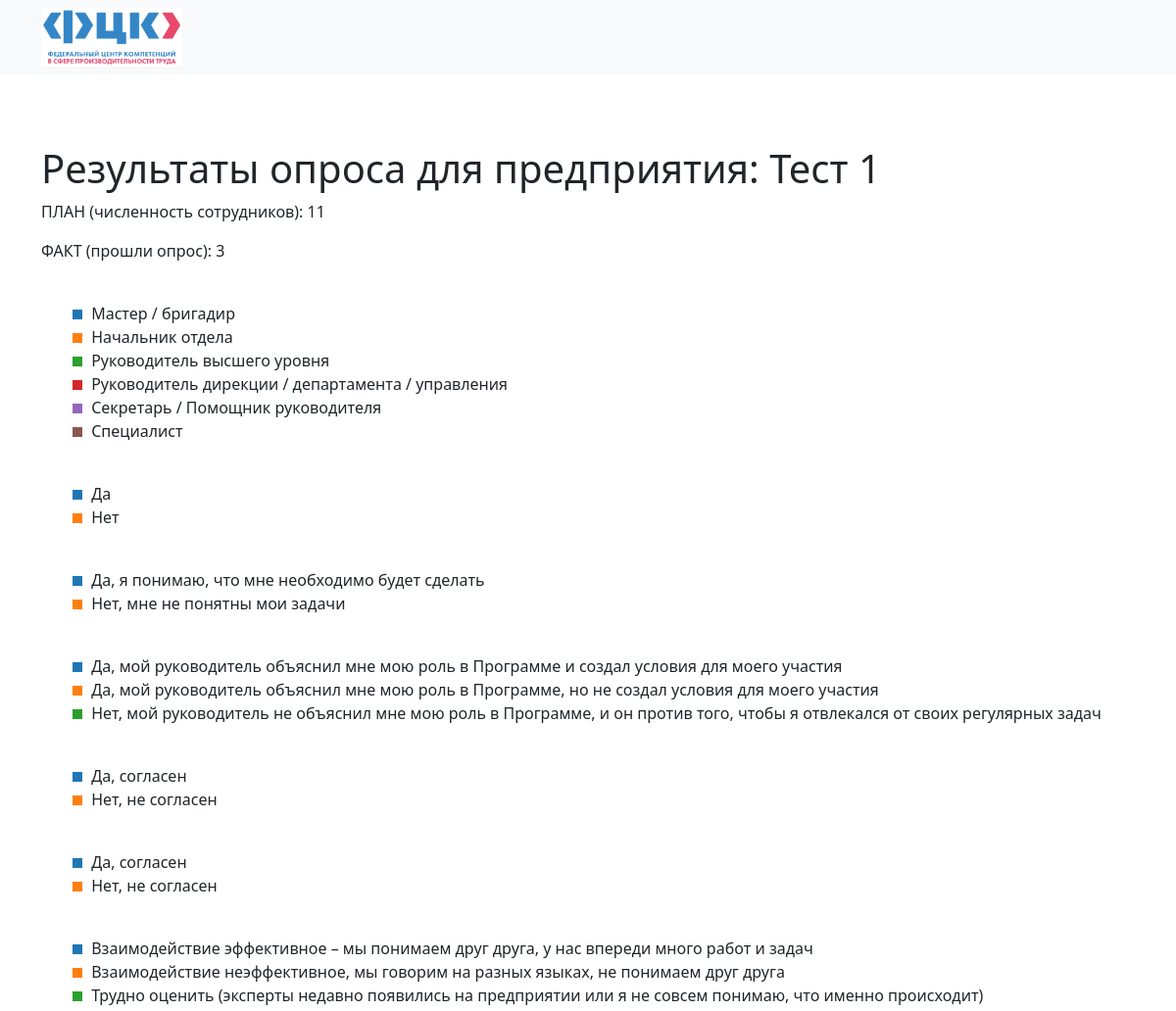
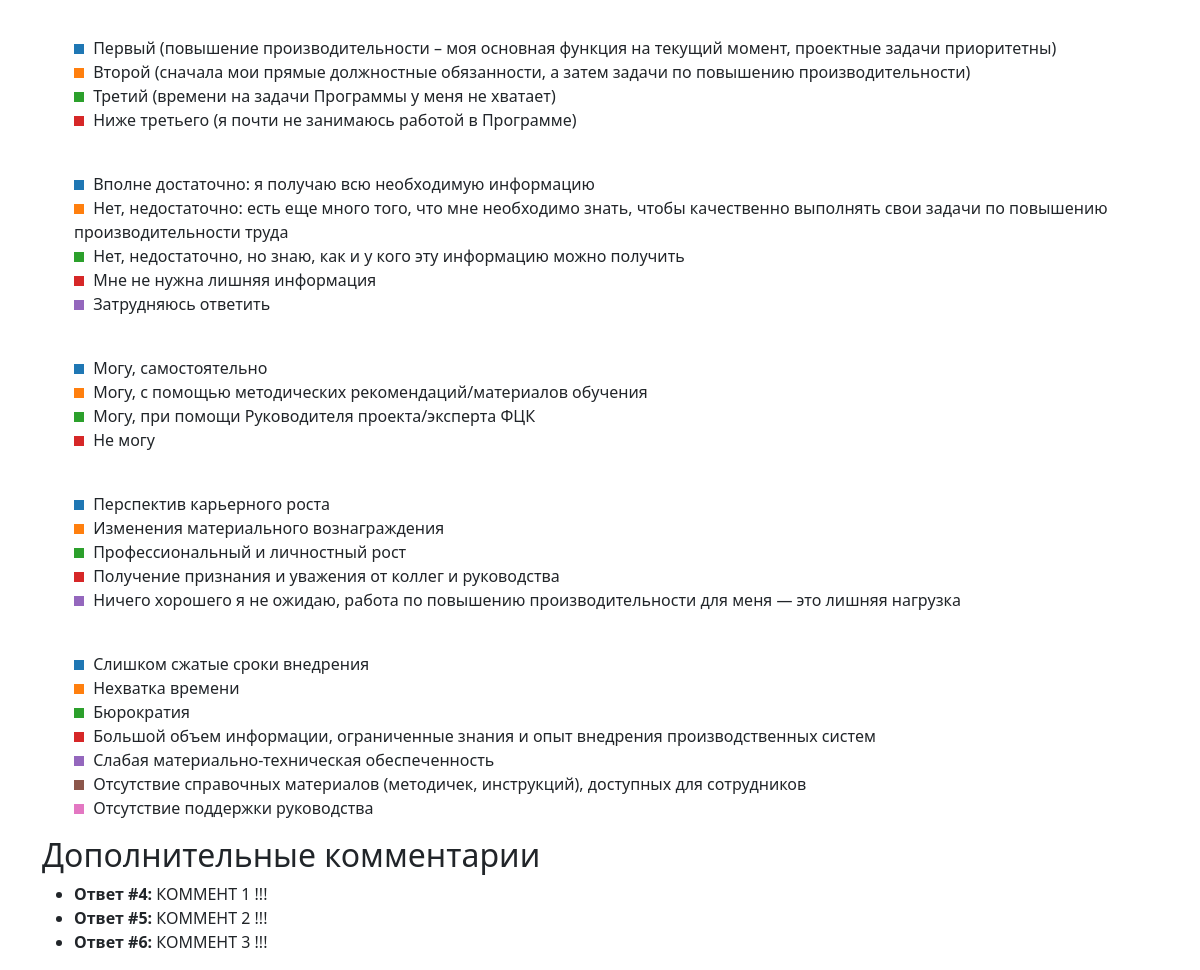
Screenshot of /survey/results/1/ (signed in) with the database file from the repository (2 pictures, top to bottom).
### project/models.py (models this page shows, shortened)
class Enterprise(models.Model):
    user = models.ForeignKey(User, on_delete=models.CASCADE)
    name = models.CharField(max_length=4096)
    employees = models.PositiveIntegerField()
    slug = models.SlugField(unique=True, blank=True, null=True)
    conclusions = models.TextField(blank=True, null=True)
    recommendations = models.TextField(blank=True, null=True)
    survey_date = models.DateField(blank=True, null=True)

class SurveyResponse(models.Model):
    enterprise = models.ForeignKey('Enterprise', on_delete=models.CASCADE)
    position_level = models.CharField(max_length=255)
    program_goal_understanding = models.CharField(max_length=255)
    role_understanding = models.CharField(max_length=255)
    supervisor_support = models.CharField(max_length=255)
    program_encouragement = models.CharField(max_length=255)
    program_impact = models.CharField(max_length=255)
    interaction_assessment = models.CharField(max_length=255)
    program_priority = models.CharField(max_length=255)
    program_information = models.CharField(max_length=255)
    knowledge_application = models.CharField(max_length=255)
    program_expectations = models.CharField(max_length=255)
    program_obstacles = models.CharField(max_length=255)
    additional_comments = models.TextField(blank=True, null=True)

### project/views.py (the view)
# urls.py: path('survey/results/<int:enterprise_id>/', views.survey_statistics, name='result_page'),
@csrf_protect
@login_required
def survey_statistics(request, enterprise_id, mode='default'):
    enterprise = get_object_or_404(Enterprise, id=enterprise_id)
    responses = SurveyResponse.objects.filter(enterprise=enterprise)
    response_count = responses.count()
    context = cache.get_or_set(f'survey_data_{enterprise.id}', lambda: prepare_survey_data(enterprise), timeout=60 * 60)
    if request.method == 'POST':
        form = EnterpriseUpdateForm(request.POST, instance=enterprise)
        if form.is_valid():
            form.instance.conclusions = form.cleaned_data['conclusions'].replace('\\n', '\n')
            form.instance.recommendations = form.cleaned_data['recommendations'].replace('\\n', '\n')
            form.save()
            cache.delete(f'survey_data_{enterprise.id}')  # Очистка кэша после сохранения
            messages.success(request, 'Данные успешно сохранены.')
            return redirect('statistics', enterprise_id=enterprise.id)
        else:
            messages.error(request, 'Произошла ошибка при сохранении данных.')
    else:
        form = EnterpriseUpdateForm(instance=enterprise)
    context.update({
        'form': form,
        'mode': mode,
        'enterprise': enterprise,
        'responses': responses,
        'response_count': response_count,
    })
    template = 'statistics.html' if mode == 'statistics' else 'result_page.html'
    return render(request, template, context)

### templates/result_page.html (shortened to what this page needs)
{% extends 'flatpages/default.html' %}
{% load custom_filters %}
{% block content %}
  <h1>Результаты опроса для предприятия: {{ enterprise.name }}</h1>
    <p>ПЛАН (численность сотрудников): {{ enterprise.employees }}</p>
    <p>ФАКТ (прошли опрос): {{ responses_count }}</p>
    {% for field, chart_info in charts.items %}
        <div style="word-wrap: break-word; max-width: 100%;">
            <ul>
                {% for choice, color in chart_info.choices_with_colors %}
                    <li style="list-style: none;">
                        <span style="display: inline-block; width: 10px; height: 10px; background-color: {{ color }}; margin-right: 5px;"></span>
                        {{ choice }}
                    </li>
                {% endfor %}
            </ul>
        </div>
    {% endfor %}
    <h2>Дополнительные комментарии</h2>
    <ul>
        {% for response in responses %}
            <li>
                <strong>Ответ #{{ response.id }}:</strong> {{ response.additional_comments }}
            </li>
        {% endfor %}
    </ul>
{% endblock content %}

### templates/flatpages/default.html (shortened to what this page needs)
{% load static %}
<!DOCTYPE html>
<html lang="ru">
<head>
    <link href="https://cdn.jsdelivr.net/npm/bootstrap@5.3.3/dist/css/bootstrap.min.css" rel="stylesheet">
</head>
<body>
    <nav class="navbar navbar-expand-lg navbar-light bg-light">
        <div class="container">
            <img src="{% static 'img/FCK-Logotype-Short-Version.png' %}" alt="Logo" class="logo">
        </div>
    </nav>
    <div class="container mt-5">
        <div class="text-left">
            <br>
            {% block content %}{{ flatpage.content }}{% endblock %}
        </div>
    </div>
</body>
</html>

### templates/flatpages/default.html (style rules this page uses)
.logo { width: auto; height: 60px; }

### rows the page displays
Enterprise: name "Тест 1", employees "11"
SurveyResponse: id "4", additional_comments "КОММЕНТ 1 !!!"
SurveyResponse: id "5", additional_comments "КОММЕНТ 2 !!!"
SurveyResponse: id "6", additional_comments "КОММЕНТ 3 !!!"

### other values shown
{{ responses_count }} "3"
{{ choice }} "Мастер / бригадир" "Начальник отдела" "Руководитель высшего уровня" "Руководитель дирекции / департамента / управления" "Секретарь / Помощник руководителя" "Специалист" "Да" "Нет" "Да, я понимаю, что мне необходимо будет сделать" "Нет, мне не понятны мои задачи" "Да, мой руководитель объяснил мне мою роль в Программе и создал условия для моего участия" "Да, мой руководитель объяснил мне мою роль в Программе, но не создал условия для моего участия" "Нет, мой руководитель не объяснил мне мою роль в Программе, и он против того, чтобы я отвлекался от своих регулярных задач" "Да, согласен" "Нет, не согласен" "Да, согласен" "Нет, не согласен" "Взаимодействие эффективное – мы понимаем друг друга, у нас впереди много работ и задач" "Взаимодействие неэффективное, мы говорим на разных языках, не понимаем друг друга" "Трудно оценить (эксперты недавно появились на предприятии или я не совсем понимаю, что именно происходит)" "Первый (повышение производительности – моя основная функция на текущий момент, проектные задачи приоритетны)" "Второй (сначала мои прямые должностные обязанности, а затем задачи по повышению производительности)" "Третий (времени на задачи Программы у меня не хватает)" "Ниже третьего (я почти не занимаюсь работой в Программе)" "Вполне достаточно: я получаю всю необходимую информацию" "Нет, недостаточно: есть еще много того, что мне необходимо знать, чтобы качественно выполнять свои задачи по повышению производительности труда" "Нет, недостаточно, но знаю, как и у кого эту информацию можно получить" "Мне не нужна лишняя информация" "Затрудняюсь ответить" "Могу, самостоятельно" "Могу, с помощью методических рекомендаций/материалов обучения" "Могу, при помощи Руководителя проекта/эксперта ФЦК" "Не могу" "Перспектив карьерного роста" "Изменения материального вознаграждения" "Профессиональный и личностный рост" "Получение признания и уважения от коллег и руководства" "Ничего хорошего я не ожидаю, работа по повышению производительности для меня — это лишняя нагрузка" "Слишком сжатые сроки внедрения" "Нехватка времени" "Бюрократия" "Большой объем информации, ограниченные знания и опыт внедрения производственных систем" "Слабая материально-техническая обеспеченность" "Отсутствие справочных материалов (методичек, инструкций), доступных для сотрудников" "Отсутствие поддержки руководства"
